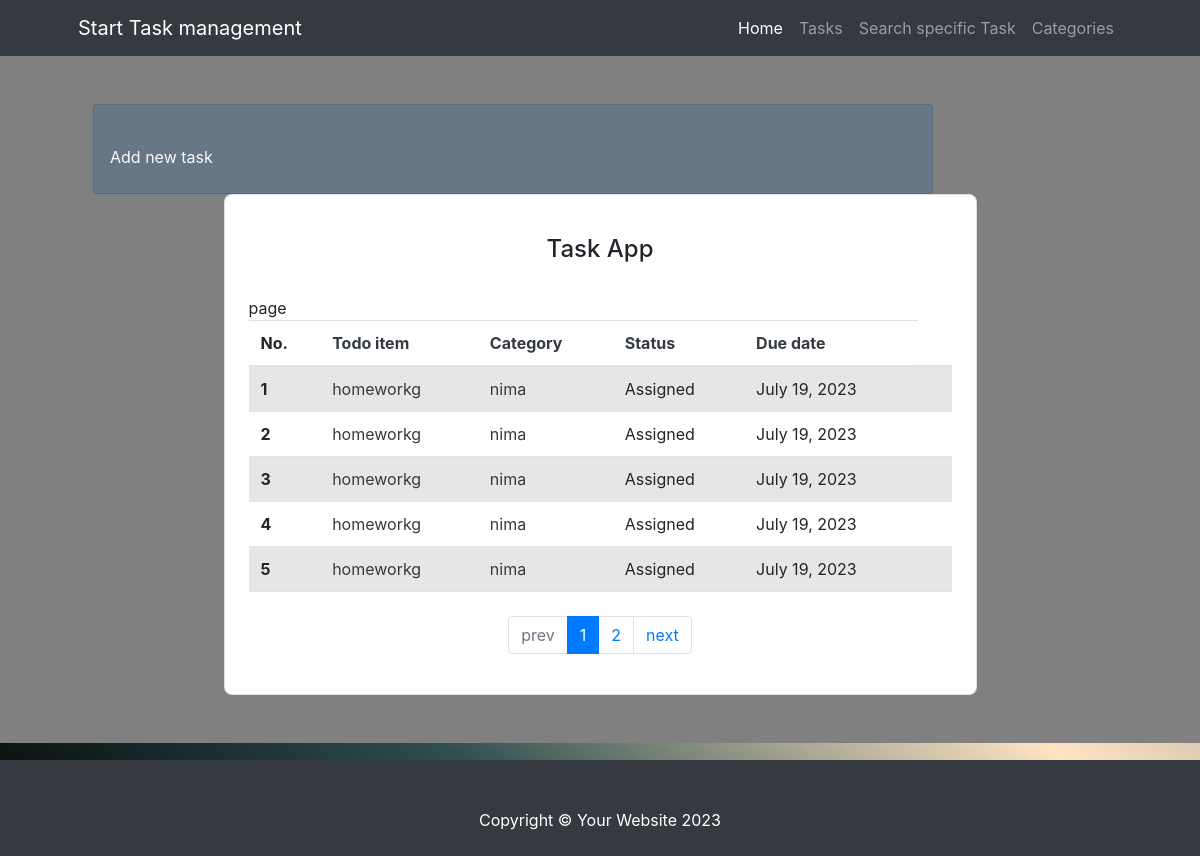
/tasks/, run on the app's committed database.
### task/models.py (models this page shows, shortened)
class Task(models.Model):
    STATUS_UNASSIGNED = 'U'
    STATUS_ASSIGNED = 'A'
    STATUS_IN_PROGRESS = 'I'
    STATUS_COMPLETE = 'C'
    STATUS_CHOICES = [
        (STATUS_UNASSIGNED, 'Unassigned'),
        (STATUS_ASSIGNED, 'Assigned'),
        (STATUS_IN_PROGRESS, 'In_Progress'),
        (STATUS_COMPLETE, 'Completed'),
    ]
    title = models.CharField(max_length=50)
    description = models.TextField()
    due_date = models.DateField()
    status = models.CharField(
        max_length=1, choices=STATUS_CHOICES, default=STATUS_UNASSIGNED)
    category = models.ForeignKey(Category, on_delete=models.PROTECT)
    tag = models.ManyToManyField(Tag)

class Category(models.Model):
    name = models.CharField(max_length=50)
    description = models.TextField()
    def __str__(self):
        return self.name

### task/views.py (the view, shortened to what this page needs)
# urls.py: path('tasks/', views.all_seeing_eye_view, name="task_list"),
def all_seeing_eye_view(request):
    if request.method == 'GET':
        sort = request.GET.get('sort', 'title')
        order = request.GET.get('order', 'asc')
        if sort == 'title' or sort == 'status' or sort == 'due_date':
            sort_param = sort if order == 'asc' else '-' + sort
            tasks = Task.objects.order_by(sort_param)
            stats = []
            status_label = []
            for i in Task.STATUS_CHOICES:
                status_label.append(i[0])
                stats.append(i[0])
            tags = Tag.objects.all()
            categories = Category.objects.all()
        paginator = Paginator(tasks, 5)
        page_number = request.GET.get('page', 1)
        tasks = paginator.get_page(page_number)
        context = {
            'tasks': tasks,
            'order': 'desc' if order == 'asc' else 'asc',
            'sort': sort,
            'page': page_number,
            'tags': list(tags),
            'stats': stats,
            'categories': categories,
        }
        return render(request, 'task/tasks_list.html', context)

### templates/task/tasks_list.html (shortened to what this page needs)
{% extends 'base.html' %}
{% block nav %}
    <li class="nav-item"><a class="nav-link" href="{% url 'categories' %}">Categories</a></li>
{% endblock %}
{% block content %}
    <section style="background-color: grey;">
        <div class="container py-5">
            <div class="container px-4 px-lg-5">
                <div class="row d-flex">
                    <div class="col-md-10">
                        <div class="card p-3 py-4" style="background: rgba(50, 100, 150, .3)">
                            <div class="mt-3">
                                <a data-toggle="collapse" href="#collapseExample" role="button"
                                   aria-expanded="false"
                                   aria-controls="collapseExample"
                                   class="advanced text-decoration-none text-light"> Add new task
                                </a>
                            </div>
                        </div>
                    </div>
                </div>
                <div class="row d-flex justify-content-center align-items-center h-100">
                    <div class="col col-lg-11 col-xl-9">
                        <div class="card rounded-3">
                            <div class="card-body p-4">
                                <h4 class="text-center my-3 pb-3">Task App</h4>
                                <table class="table table-striped table-hover mb-4">
                                    <thead>
                                    <tr>
                                        <th scope="col">No.</th>
                                        <th scope="col">
                                            <a class="text-decoration-none text-dark"
                                               href="?{% if page %}page={{ page }}&{% endif %}sort=title&order={{ order|default:'asc' }}">Todo
                                                item</a>
                                        </th>
                                        <th scope="col">
                                            <a class="text-decoration-none text-dark"
                                               href="?{% if page %}page={{ page }}&{% endif %}sort=category&order={{ order|default:'asc' }}">Category</a>
                                        </th>
                                        <th scope="col">
                                            <a class="text-decoration-none text-dark"
                                               href="?{% if page %}page={{ page }}&{% endif %}sort=status&order={{ order|default:'asc' }}">Status</a>
                                        </th>
                                        <th scope="col">
                                            <a class="text-decoration-none text-dark"
                                               href="?{% if page %}page={{ page }}&{% endif %}sort=due_date&order={{ order|default:'asc' }}">Due
                                                date</a>
                                        </th>
                                    </tr>
                                    </thead>
                                    <tbody>
                                    {% for task in tasks %}
                                        <tr class="clickable-row" data-href="{% url 'task_detail' task.id %}">
                                            <th scope="row">{{ forloop.counter }}</th>
                                            <td><a class="text-decoration-none text-dark"
                                                   href="{% url 'task_detail' task.id %}">{{ task.title }}</a></td>
                                            <td><a class="text-decoration-none text-dark"
                                                   href="{% url 'category_detail' task.category.id %}">{{ task.category }}</a>
                                            </td>
                                            <td>{{ task.get_status_display }}</td>
                                            <td>{{ task.due_date }}</td>
                                            <td></td>
                                        </tr>
                                    {% endfor %}
                                    </tbody>
                                </table>
                                <div class="d-flex justify-content-center">
                                    {% if tasks.has_other_pages %}
                                        <ul class="pagination">
                                            {% if tasks.has_previous %}
                                                <li class="page-item">
                                                    <a class="page-link" href="?page=
                                                            {{ tasks.previous_page_number }}{% if sort %}&sort={{ sort }}{% endif %}&order={% if order == 'asc' %} {{ 'desc' }} {% elif order == 'desc' %}{{ 'asc' }}{% endif %}">prev</a>
                                                </li>
                                            {% else %}
                                                <li class="page-item disabled">
                                                    <span class="page-link">prev</span>
                                                </li>
                                            {% endif %}
                                            {% for page in tasks.paginator.page_range %}
                                                {% if tasks.number == page %}
                                                    <li class="page-item active">
                                                        <span class="page-link">{{ page }}</span>
                                                    </li>
                                                {% else %}
                                                    <li class="page-item">
                                                        <a class="page-link" href="?page=
                                                                {{ page }}{% if sort %}&sort={{ sort }}{% endif %}&order={% if order == 'asc' %} {{ 'desc' }} {% elif order == 'desc' %}{{ 'asc' }}{% endif %}">{{ page }}</a>
                                                    </li>
                                                {% endif %}
                                            {% endfor %}
                                            {% if tasks.has_next %}
                                                <li class="page-item">
                                                    <a class="page-link" href="?page=
                                                            {{ tasks.next_page_number }}{% if sort %}&sort={{ sort }}{% endif %}&order={% if order == 'asc' %} {{ 'desc' }} {% elif order == 'desc' %}{{ 'asc' }}{% endif %}">next</a>
                                                </li>
                                            {% else %}
                                                <li class="page-item disabled">
                                                    <span class="page-link">next</span>
                                                </li>
                                            {% endif %}
                                        </ul>
                                    {% endif %}
                                </div>
                            </div>
                        </div>
                    </div>
                </div>
            </div>
        </div>
    </section>
{% endblock %}

### templates/base.html (style rules this page uses)
.clor { background: linear-gradient(to right top, black, darkslategray, bisque, gray, darkolivegreen); }

### data on the page
Task: title "homeworkg", category "nima", status "Assigned", due_date "July 19, 2023"
Task: title "homeworkg", category "nima", status "Assigned", due_date "July 19, 2023"
Task: title "homeworkg", category "nima", status "Assigned", due_date "July 19, 2023"
Task: title "homeworkg", category "nima", status "Assigned", due_date "July 19, 2023"
Task: title "homeworkg", category "nima", status "Assigned", due_date "July 19, 2023"

### other printed values
{{ page }} "1"
{{ page }} "2"
